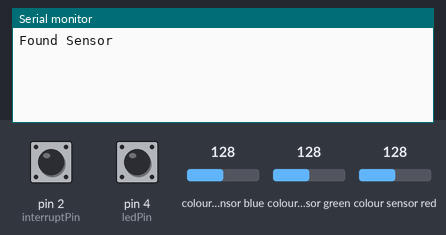
Recording of a sketch running on a simulated Arduino Uno, built with avr-gcc and run on an emulated ATmega328P. Shown: the last lines printed to the serial monitor. The inputs (shaded band) are chosen by the test bench; at power-on: pin 2 (interruptPin) HIGH, pin 4 (ledPin) HIGH, colour sensor blue 128, colour sensor green 128, colour sensor red 128.

Above: at 1.2 s.
1.3 s: pin 2 (interruptPin) pulled LOW for 0.15 s
At 2.7 s:
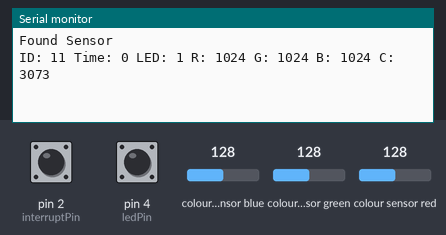
3.0 s: pin 2 (interruptPin) pulled LOW for 1 s
At 5.2 s:
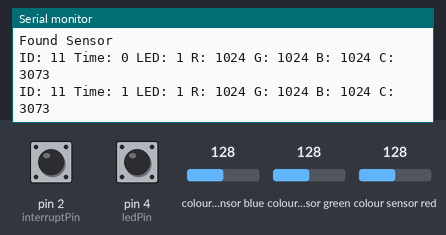

Measured:
- after the input at 1.3 s, the serial monitor: prints a new line after 0.20 s (image 1)
- after the input at 3.0 s, the serial monitor: prints a new line after 1.1 s (image 2)

The sketch:

sensor_controller.ino
```cpp
#include <Adafruit_TCS34725.h>

#include <SoftwareSerial.h>
#include <Wire.h> //Need to recompile this so that it uses fast I2C instead of normal I2C
#include "Adafruit_TCS34725.h" //This is adafruit TCS sensor library, download from adafruit website


#define ledPin 4 //Pin that reads LED state
#define interruptPin 2 //Pin that reads clock signal from MSP
#define ESP_TX 5 //Pin to connect to esp tx
#define ESP_RX 6 //Pin to connect to esp rxl

#define ID 11 //ID of sensor/LED module (0-11)
#define BAUD 57600  //max for arduino uno software serial
//Integration time of sensor
//Options are:
//  TCS34725_INTEGRATIONTIME_2_4MS
//  TCS34725_INTEGRATIONTIME_24MS
//  TCS34725_INTEGRATIONTIME_50MS
//  TCS34725_INTEGRATIONTIME_101MS
//  TCS34725_INTEGRATIONTIME_154MS
//  TCS34725_INTEGRATIONTIME_700MS
#define SENSOR_INTEGRATION_TIME TCS34725_INTEGRATIONTIME_101MS
//Gain of sensor
//Options are:
//  TCS34725_GAIN_1X
//  TCS34725_GAIN_4X
//  TCS34725_GAIN_16X
//  TCS34725_GAIN_60X
#define SENSOR_GAIN TCS34725_GAIN_60X
#define DEBUG 0 //Used for debugging when arduino is connected to laptop running arduio IDE
//Set DEGUB to 1 and arduino serial monitor to use baud rate BAUD with no line terminators to see sensior values and esp responses
#define digitalPinToInterrupt(p)  ((p) == 2 ? 0 : ((p) == 3 ? 1 : -1))
volatile int doRead = 0;
unsigned long int num_clocks = 0;
Adafruit_TCS34725 tcs;

union Data{
  byte packet_size[14];
  struct Info {
    byte id;
    uint32_t timestamp;
    char LED_STATE;
    uint16_t R;
    uint16_t G;
    uint16_t B;
    uint16_t C;
  }
  info;
}
data;

//SoftwareSerial esp8266(ESP_TX, ESP_RX); // make RX Arduino line is pin 5, make TX Arduino line is pin 6.
// This means that you need to connect the TX line from the esp to pin 5
// and the RX line from the esp to the Arduino's pin 6


void setup() {
  Serial.begin(BAUD);

  pinMode(interruptPin, INPUT_PULLUP);
  pinMode(ledPin, INPUT_PULLUP);        // sets the digital pin 4 as input
  attachInterrupt(digitalPinToInterrupt(interruptPin), read_sensor, RISING);

  //Configure sensor with integration time and gain
  tcs = Adafruit_TCS34725(SENSOR_INTEGRATION_TIME, SENSOR_GAIN);

  if(tcs.begin()) {
    Serial.println("Found Sensor");
  }
  else {
    Serial.println("No Sensor Found");
  }
  doRead = 0;

  tcs.setInterrupt(true);

  //esp8266.println("AT+CIPSTART=\"UDP\",\"192.168.1.2\",9100"); //IP address of pi
  delay(1);

}


void loop() {
  if (doRead) {

    //Get sensor data
    //If SDA or SCL is disconnected, values will all be 0b1111111111111111
    //If power or ground disconencts, arduino will hang
    tcs.getRawData(&data.info.R, &data.info.G, &data.info.B, &data.info.C); //Time to read = 2.4 ms + time to send I2C data, about 3.34 ms

    //Get LED state
    data.info.LED_STATE = digitalRead(ledPin); //Read takes negligible amount of time, can't be detected on microsecond resolution

      //Get timestamp
    data.info.timestamp = num_clocks;
    //Set ID
    data.info.id = ID;


    Serial.print("ID: ");
    Serial.print(data.info.id, DEC);
    Serial.print(" ");
    Serial.print("Time: ");
    Serial.print(data.info.timestamp, DEC);
    Serial.print(" ");
    Serial.print("LED: ");
    Serial.print(data.info.LED_STATE, DEC);
    Serial.print(" ");
    Serial.print("R: ");
    Serial.print(data.info.R, DEC);
    Serial.print(" ");
    Serial.print("G: ");
    Serial.print(data.info.G, DEC);
    Serial.print(" ");
    Serial.print("B: ");
    Serial.print(data.info.B, DEC);
    Serial.print(" ");
    Serial.print("C: ");
    Serial.print(data.info.C, DEC);
    Serial.print(" ");
    Serial.println("  ");

    //Send data to ESP
    //esp8266.println("AT+CIPSEND=14");
    delayMicroseconds(780); //Time to send data over UART at BAUD and wait for esp response
    //esp8266.write(data.packet_size, 14);
    delayMicroseconds(280); //Time to send data over UART at BAUD


    num_clocks++;
    //Don't perform read op again until next clock signal detected
    doRead = 0;
  }
}


void read_sensor() {
  //Clock signal detected
  //Time to service interrupt about 15 us
  doRead = 1;
}
```
